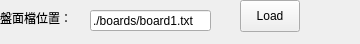
<?xml version="1.0" encoding="UTF-8"?>
<ui version="4.0">
 <class>OriginBoard</class>
 <widget class="QWidget" name="OriginBoard">
  <property name="geometry">
   <rect>
    <x>0</x>
    <y>0</y>
    <width>360</width>
    <height>44</height>
   </rect>
  </property>
  <property name="windowTitle">
   <string>Form</string>
  </property>
  <widget class="QLineEdit" name="boardPath">
   <property name="geometry">
    <rect>
     <x>90</x>
     <y>10</y>
     <width>121</width>
     <height>21</height>
    </rect>
   </property>
   <property name="text">
    <string>./boards/board1.txt</string>
   </property>
  </widget>
  <widget class="QPushButton" name="loadButton">
   <property name="geometry">
    <rect>
     <x>240</x>
     <y>0</y>
     <width>60</width>
     <height>32</height>
    </rect>
   </property>
   <property name="text">
    <string>Load</string>
   </property>
  </widget>
  <widget class="QLabel" name="label_4">
   <property name="geometry">
    <rect>
     <x>0</x>
     <y>10</y>
     <width>81</width>
     <height>16</height>
    </rect>
   </property>
   <property name="text">
    <string>盤面檔位置：</string>
   </property>
  </widget>
 </widget>
 <resources/>
 <connections/>
</ui>
